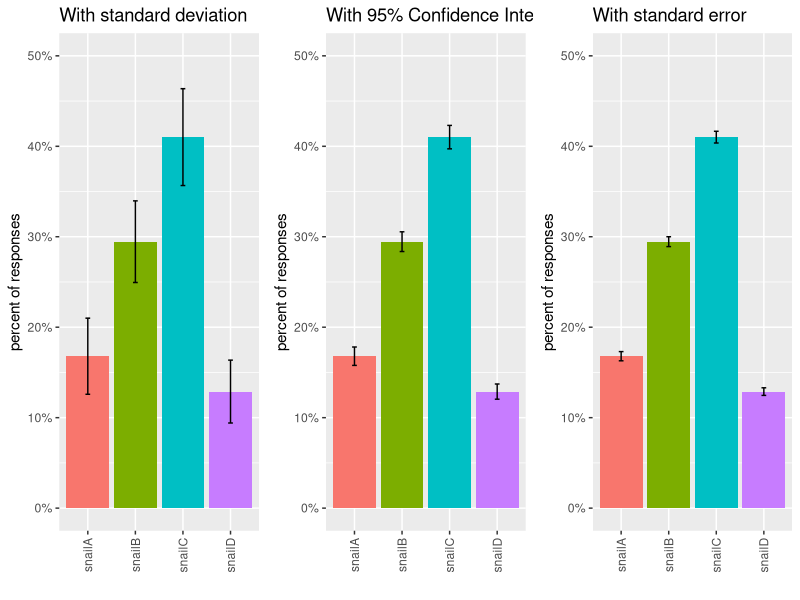

The R script that drew this image:
## ---- chunk 1
library(tidyverse)
library(lme4)
library(reshape2)
## ---- chunk 2
# Multiple plot function
#
# ggplot objects can be passed in ..., or to plotlist (as a list of ggplot objects)
# - cols:   Number of columns in layout
# - layout: A matrix specifying the layout. If present, 'cols' is ignored.
#
# If the layout is something like matrix(c(1,2,3,3), nrow=2, byrow=TRUE),
# then plot 1 will go in the upper left, 2 will go in the upper right, and
# 3 will go all the way across the bottom.
#
multiplot <- function(..., plotlist=NULL, file, cols=1, layout=NULL) {
  library(grid)

  # Make a list from the ... arguments and plotlist
  plots <- c(list(...), plotlist)

  numPlots = length(plots)

  # If layout is NULL, then use 'cols' to determine layout
  if (is.null(layout)) {
    # Make the panel
    # ncol: Number of columns of plots
    # nrow: Number of rows needed, calculated from # of cols
    layout <- matrix(seq(1, cols * ceiling(numPlots/cols)),
                    ncol = cols, nrow = ceiling(numPlots/cols))
  }

 if (numPlots==1) {
    print(plots[[1]])

  } else {
    # Set up the page
    grid.newpage()
    pushViewport(viewport(layout = grid.layout(nrow(layout), ncol(layout))))

    # Make each plot, in the correct location
    for (i in 1:numPlots) {
      # Get the i,j matrix positions of the regions that contain this subplot
      matchidx <- as.data.frame(which(layout == i, arr.ind = TRUE))

      print(plots[[i]], vp = viewport(layout.pos.row = matchidx$row,
                                      layout.pos.col = matchidx$col))
    }
  }
}
## ---- chunk 3
snail <- read.csv("data/snail_race.csv",header=TRUE,as.is=TRUE)

snail %>%
  group_by(twitteruser)
## ---- chunk 4
snail %>%
  melt(measure.vars=c("snailA","snailB","snailC","snailD")) %>%
  group_by(twitteruser)
## ---- chunk 5
## Summarizes data.
## Gives count, mean, standard deviation, standard error of the mean, and confidence interval (default 95%).
##   data: a data frame.
##   measurevar: the name of a column that contains the variable to be summariezed
##   groupvars: a vector containing names of columns that contain grouping variables
##   na.rm: a boolean that indicates whether to ignore NA's
##   conf.interval: the percent range of the confidence interval (default is 95%)
summarySE <- function(data=NULL, measurevar, groupvars=NULL, na.rm=FALSE,
                      conf.interval=.95, .drop=TRUE) {
#    library(plyr)

    # New version of length which can handle NA's: if na.rm==T, don't count them
    length2 <- function (x, na.rm=FALSE) {
        if (na.rm) sum(!is.na(x))
        else       length(x)
    }

    # This does the summary. For each group's data frame, return a vector with
    # N, mean, and sd
    datac <- plyr::ddply(data, groupvars, .drop=.drop,
      .fun = function(xx, col) {
        c(N    = length2(xx[[col]], na.rm=na.rm),
          mean = mean   (xx[[col]], na.rm=na.rm),
          sd   = sd     (xx[[col]], na.rm=na.rm)
        )
      },
      measurevar
    )

    # Rename the "mean" column    
    datac <- plyr::rename(datac, c("mean" = measurevar))

    datac$se <- datac$sd / sqrt(datac$N)  # Calculate standard error of the mean

    # Confidence interval multiplier for standard error
    # Calculate t-statistic for confidence interval: 
    # e.g., if conf.interval is .95, use .975 (above/below), and use df=N-1
    ciMult <- qt(conf.interval/2 + .5, datac$N-1)
    datac$ci <- datac$se * ciMult

    return(datac)
}
## ---- chunk 6
snail %>%
  melt(measure.vars=c("snailA","snailB","snailC","snailD")) %>%
  summarySE(measurevar="value", groupvars="variable")
## ---- chunk 7
p1 <- snail %>%
  melt(measure.vars=c("snailA","snailB","snailC","snailD")) %>%
  summarySE(measurevar="value", groupvars="variable") %>%
  ggplot(aes(x=variable,y=(value/100))) +
    geom_bar(aes(fill=variable),stat="identity") +
    geom_errorbar(aes(ymin=(value-ci)/100, ymax=(value+ci)/100), colour="black", width=.1) +
    scale_y_continuous(labels=scales::percent, limits=c(0,.50)) +
    ggtitle("With 95% Confidence Interval") +
    ylab("percent of responses") + xlab("") +
  theme(legend.position = "none",
           axis.text.x  = element_text(angle=90, vjust=0.5))

p2 <- snail %>%
  melt(measure.vars=c("snailA","snailB","snailC","snailD")) %>%
  summarySE(measurevar="value", groupvars="variable") %>%
  ggplot(aes(x=variable,y=(value/100))) +
    geom_bar(aes(fill=variable),stat="identity") +
    geom_errorbar(aes(ymin=(value-sd)/100, ymax=(value+sd)/100), colour="black", width=.1) +
    scale_y_continuous(labels=scales::percent, limits=c(0,.50)) +
    ggtitle("With standard deviation") +
    ylab("percent of responses") + xlab("") +
  theme(legend.position = "none",
           axis.text.x  = element_text(angle=90, vjust=0.5))

p3 <- snail %>%
  melt(measure.vars=c("snailA","snailB","snailC","snailD")) %>%
  summarySE(measurevar="value", groupvars="variable") %>%
  ggplot(aes(x=variable,y=(value/100))) +
    geom_bar(aes(fill=variable),stat="identity") +
    geom_errorbar(aes(ymin=(value-se)/100, ymax=(value+se)/100), colour="black", width=.1) +
    scale_y_continuous(labels=scales::percent, limits=c(0,.50)) +
    ggtitle("With standard error") +
    ylab("percent of responses") + xlab("") +
  theme(legend.position = "none",
           axis.text.x  = element_text(angle=90, vjust=0.5))

multiplot(p2,p1,p3,cols = 3)
